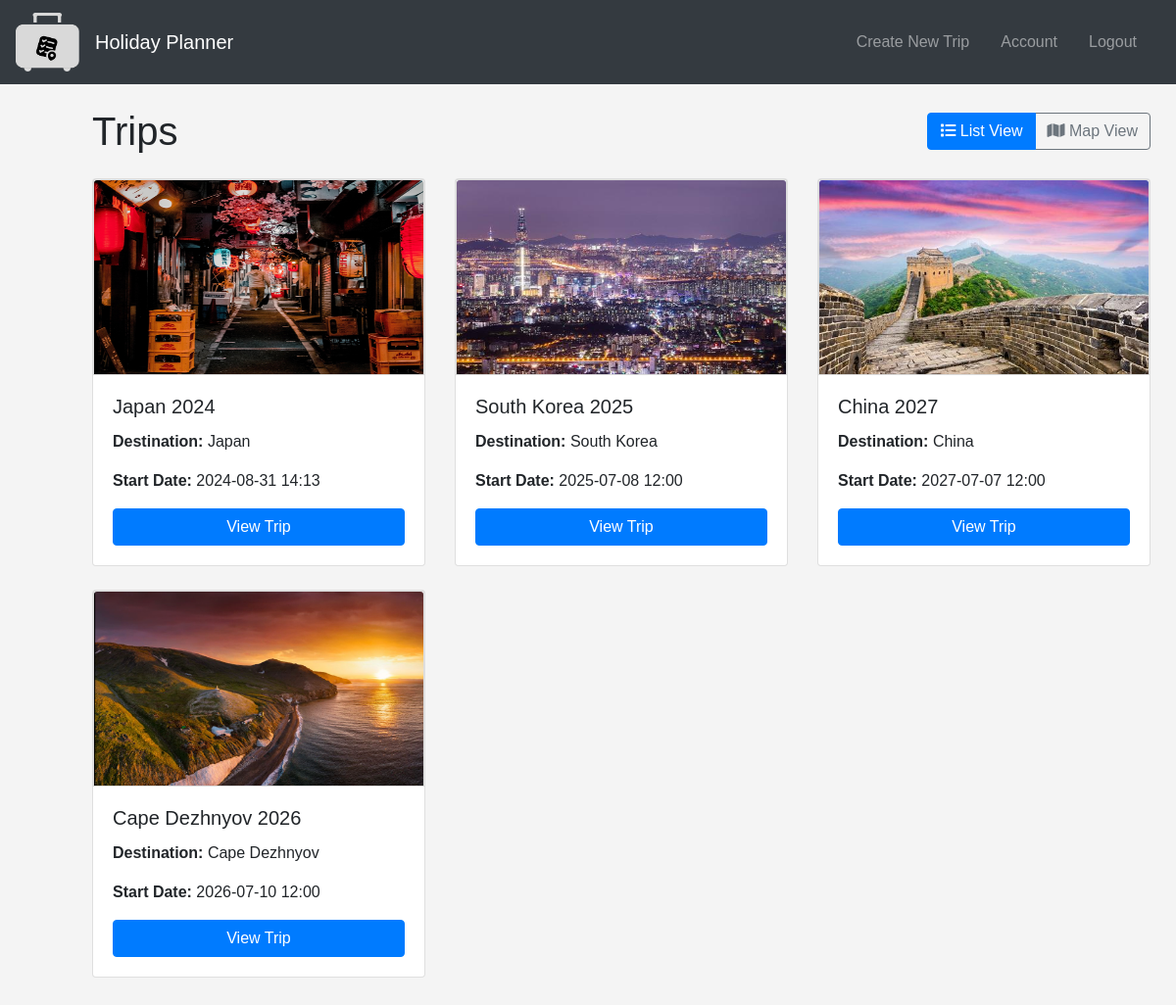
The page /home (signed in) on the database as committed earlier.
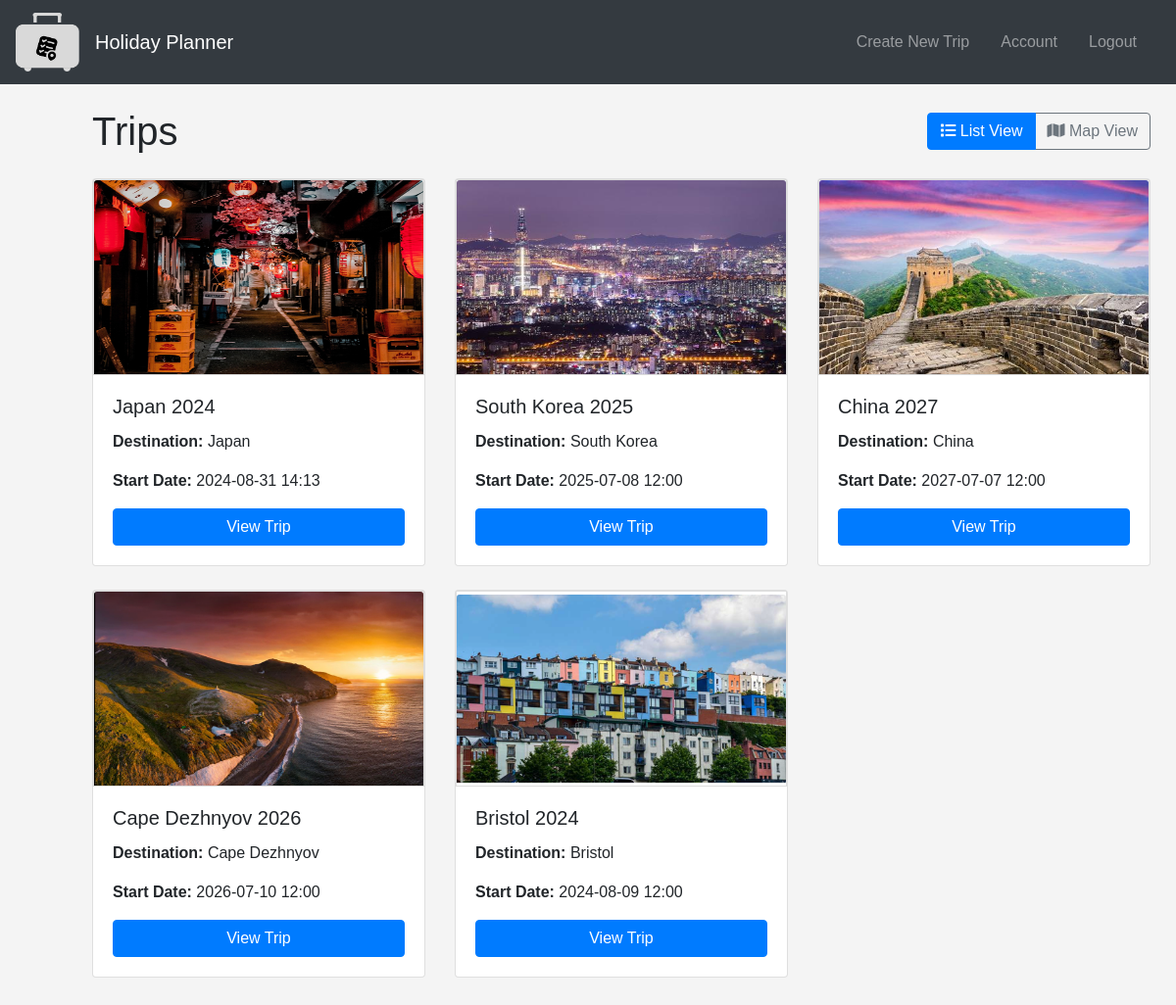
The same page on the database as committed later.
### models.py (models this page shows, shortened)
class Trip(db.Model):
    id = db.Column(db.Integer, primary_key=True)
    name = db.Column(db.String(100), nullable=False)
    date_posted = db.Column(db.DateTime, nullable=False, default=datetime.utcnow)
    destination = db.Column(db.String(100), nullable=False)
    photo_file = db.Column(db.String(20), nullable=False, default='default.jpg')
    latitude = db.Column(db.Float, nullable=False)
    longitude = db.Column(db.Float, nullable=False)
    start_date = db.Column(db.DateTime, nullable=False)
    user_id = db.Column(db.Integer, db.ForeignKey('user.id'), nullable=False)
    itineraries = db.relationship('Itinerary', backref='trip', lazy=True, cascade="all, delete-orphan")
    def serialize(self):
        return {
            'id': self.id,
            'name': self.name,
            'date_posted': self.date_posted.isoformat(),
            'destination': self.destination,
            'photo_file': self.photo_file,
            'latitude': self.latitude,
            'longitude': self.longitude,
            'start_date': self.start_date.isoformat(),
            'user_id': self.user_id
        }
    def deserialize_trip(serialized_trip):
        serialized_trip['date_posted'] = datetime.fromisoformat(serialized_trip['date_posted'])
        serialized_trip['start_date'] = datetime.fromisoformat(serialized_trip['start_date'])
        return serialized_trip

### routes.py (the view)
@app.route('/')
@app.route('/home')
def home():
    if current_user.is_authenticated:
        trips = Trip.query.filter_by(user_id=current_user.id).all()
        serialized_trips = [trip.serialize() for trip in trips]
        deserialized_trips = [Trip.deserialize_trip(trip) for trip in serialized_trips]
    else:
        deserialized_trips = []
    return render_template('home.html', trips=deserialized_trips)

### models.py (called while the page is built)
@login_manager.user_loader
def load_user(user_id):
    return User.query.get(int(user_id))

### templates/home.html (shortened to what this page needs)
{% extends "base.html" %}
{% block content %}
<div class="container mt-4">
    {% if trips %}
    <div class="d-flex justify-content-between align-items-center mb-4">
        <h1 class="mb-0">Trips</h1>
        <div class="btn-group" role="group" aria-label="View switch">
            <button id="listViewBtn" class="btn btn-outline-primary active">
                <i class="fas fa-list"></i> List View
            </button>
            <button id="mapViewBtn" class="btn btn-outline-secondary">
                <i class="fas fa-map"></i> Map View
            </button>
        </div>
    </div>
    <div id="listView" class="row">
        {% for trip in trips %}
        <div class="col-md-4 mb-4">
            <div class="card trip-card">
                <div class="card-img-top-container">
                    <img src="{{ url_for('static', filename='trip_pics/' ~ trip.photo_file) }}" class="card-img-top" alt="{{ trip.name }}">
                </div>
                <div class="card-body d-flex flex-column">
                    <h5 class="card-title">{{ trip.name }}</h5>
                    <p class="card-text"><strong>Destination:</strong> {{ trip.destination }}</p>
                    <p><strong>Start Date:</strong> {{ trip.start_date.strftime('%Y-%m-%d %H:%M') }}</p>
                    <a href="{{ url_for('trip', trip_id=trip.id) }}" class="btn btn-primary mt-auto">View Trip</a>
                </div>
            </div>
        </div>
        {% endfor %}
    </div>
    {% endif %}
</div>
{% endblock %}

Rows that differ between the two databases and show on the page:
added Trip: photo_file (picture), name "Bristol 2024", destination "Bristol", start_date "2024-08-09 12:00"
